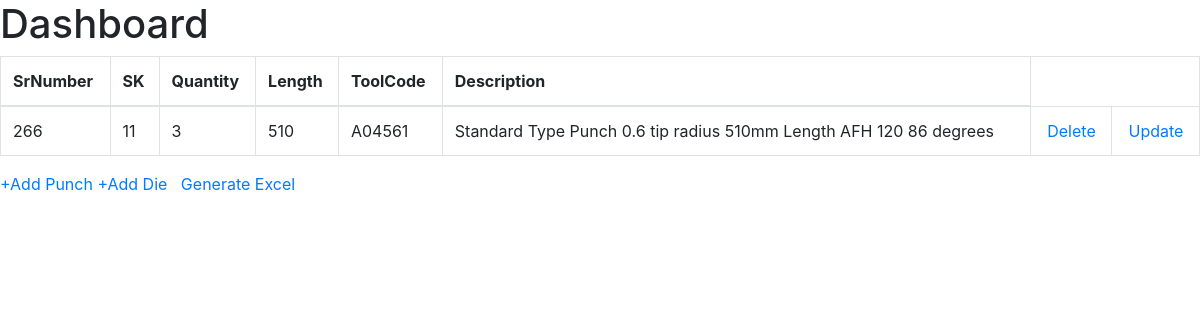
Page /dashboard on the earlier database version.
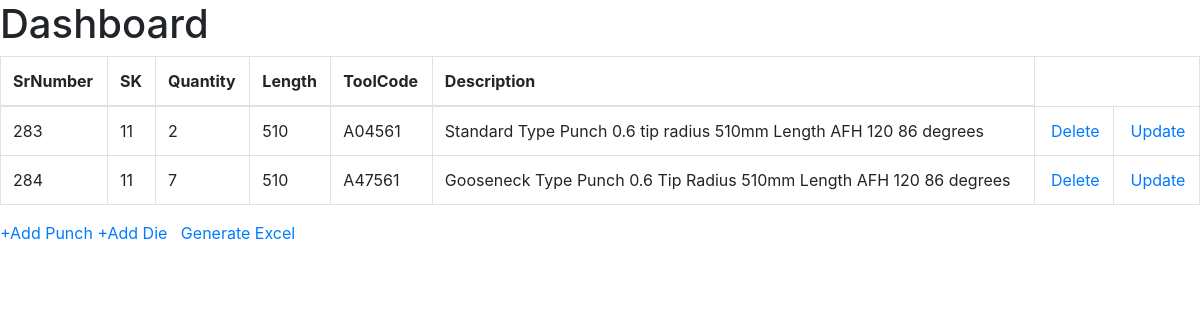
Same page on the later database version.
### models.py (models this page shows)
class End_list(db.Model):
    __table__name = "end_list"
    srnuml = db.Column('SrNumber', db.Integer, autoincrement=True, primary_key=True)
    sk = db.Column('SK', db.Integer)
    quantity = db.Column('Quantity', db.Integer, nullable=False)
    length = db.Column('Length', db.Integer, nullable=False)
    toolcode = db.Column('ToolCode', db.String, nullable=False)
    description = db.Column('Description', db.String)

### controllers.py (the view, shortened to what this page needs)
@app.route("/dashboard", methods=["GET", "POST"])
def dashboard():
    if request.method == "POST" and "login" in request.form:
        print(request.form)
        item = End_list.query.all()
        if item == []:
            return render_template("dashboard.html", message='No tools are present Add them', item=item)
        else:
            return render_template("dashboard.html",message='',item=item)
    elif request.method == "GET":
        item = End_list.query.all()
        if item==[]:
            return render_template("dashboard.html", message='No Tools are present', item=item)
        else:
            return render_template("dashboard.html",message='', item=item)

### templates/dashboard.html (shortened to what this page needs)
<!DOCTYPE html>
<html lang="en">
<head>
     <link rel="stylesheet" href="./static/dashboard.css">
</head>
<body>
        <h1>Dashboard</h1>
       <form action="/dashboard" method="POST">
       <table class="table table-bordered">
           <thead>
           <tr>
           <td> <b>SrNumber</b></td>
           <td><b>SK</b></td>
           <td><b>Quantity</b></td>
           <td><b>Length</b></td>
           <td><b>ToolCode</b></td>
           <td><b>Description</b></td>
           </tr>
           </thead>
         {% if message%}
            <p>{{message}}</p>
         {% else %}
            <tbody>
           {% for k in item %}
                    <tr>
                    <td name="serial" value="{{k.srnuml}}">{{k.srnuml}}</td>
                    <td>{{k.sk}}</td>
                    <td>{{k.quantity}}</td>
                    <td>{{k.length}}</td>
                    <td>{{k.toolcode}}</td>
                    <td>{{k.description}}</td>
                    <td><a href="/delete/{{k.srnuml}}">&nbspDelete</td>
                    <td><a href="/update/{{k.srnuml}}">&nbspUpdate</td>
                    </tr>
              {% endfor %}
         {% endif %}
            </tbody>
       </table>
        <p> <a href="{{url_for('tool_individual_punch')}}"> +Add Punch</a>
         <a href="{{url_for('tool_individual_die')}}"> +Add Die</a> &nbsp
               <a href="{{url_for('exportfile')}}">Generate Excel</a></p>
       </form>
</body>
</html>

Differences in the rows shown:
removed End_list: srnuml "266", sk "11", quantity "3", length "510", toolcode "A04561", description "Standard Type Punch 0.6 tip radius 510mm Length AFH 120 86 degrees"
added End_list: srnuml "283", sk "11", quantity "2", length "510", toolcode "A04561", description "Standard Type Punch 0.6 tip radius 510mm Length AFH 120 86 degrees"
added End_list: srnuml "284", sk "11", quantity "7", length "510", toolcode "A47561", description "Gooseneck Type Punch 0.6 Tip Radius 510mm Length AFH 120 86 degrees"
